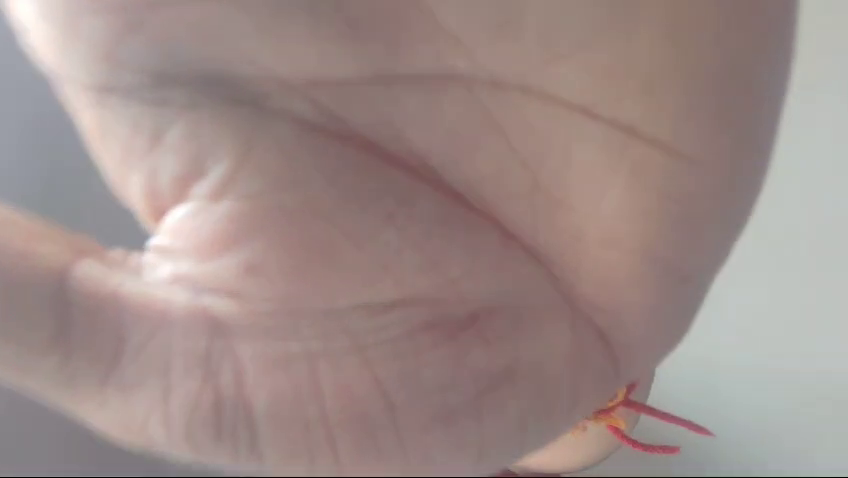
#> input picture frame 36 of WhatsApp Video 2024-09-04 at 3.22.34 PM.mp4, 848 x 478 px, given in place of final.mp4, which was not available
$ python Camera_Tampering_Detection.py   (older library calls are emulated)
#> lines starting #> are read from the running program, lines starting #| are printed output that depends on the picture; after the words box and inside, x2 and y2 are one past the last pixel; in counts of white or black regions, pixels touching at a corner belong together; pictures that were not available may be replaced by others from this repository, and a replacement may not be noted
# import cv2
# import numpy as np
#
# def detect_blur(image, threshold=100):
#     gray_frame = cv2.cvtColor(image, cv2.COLOR_BGR2GRAY)
#     laplacian_var = cv2.Laplacian(gray_frame, cv2.CV_64F).var()
#     # print(f"Blur Metric: {laplacian_var}")
#     return laplacian_var < threshold
#
# def detect_blank(image, dark_threshold=40, bright_threshold=215):
#     gray_frame = cv2.cvtColor(image, cv2.COLOR_BGR2GRAY)
#     mean_pixel_value = np.mean(gray_frame)
#     # print(f"Blank Frame Metric: {mean_pixel_value}")
#     return mean_pixel_value < dark_threshold or mean_pixel_value > bright_threshold
#
# def detect_flash(prev_frame, current_frame, threshold=50):
#     prev_gray = cv2.cvtColor(prev_frame, cv2.COLOR_BGR2GRAY)
#     curr_gray = cv2.cvtColor(current_frame, cv2.COLOR_BGR2GRAY)
#     brightness_diff = np.mean(curr_gray) - np.mean(prev_gray)
#     print(f"Flash Detection Metric: {brightness_diff}")
#     return brightness_diff > threshold
#
# cap = cv2.VideoCapture("WhatsApp Video 2024-09-04 at 3.22.34 PM.mp4")
#
# ret, prev_frame = cap.read()  # Initialize previous frame for flash detection
# while True:
#     ret, frame = cap.read()
#     if not ret:
#         print("Camera tampering detected: No frame captured!")
#         break
#     #
#     # # Detect Blur
#     # if detect_blur(frame):
#     #     print("Camera tampering detected: Blur!")
#     #
#     # # Detect Blank (either too dark or too bright)
#     # if detect_blank(frame):
#     #     print("Camera tampering detected: Blank frame!")
#
#     # Detect Flash
#     if detect_flash(prev_frame, frame):
#         print("Camera tampering detected: Flash!")
#
#     prev_frame = frame  # Update previous frame
#
#     cv2.imshow("Camera Tampering Detection", frame)
#
#     if cv2.waitKey(30) & 0xFF == 27:  # Exit on 'ESC' key press
#         break
#
# cap.release()
# cv2.destroyAllWindows()


import numpy as np
import cv2

cap = cv2.VideoCapture('final.mp4')
fgbg = cv2.createBackgroundSubtractorMOG2(history=500, varThreshold=16, detectShadows=True)
kernel = np.ones((5, 5), np.uint8)

# Define the lookup table
lookuptable = np.empty((1, 256), np.uint8)
lookuptable[0, :] = [np.clip(pow(i / 255.0, 10) * 255.0, 0, 255) for i in range(256)]

flash_threshold = 115  # Adjust this threshold as needed
min_threshold = 500  # Minimum area threshold for considering a flash
max_threshold = 1000  # Maximum area threshold to exclude large bright areas

# Initialize the previous frame's brightness to None
prev_brightness = None

while True:
    ret, frame = cap.read()
#> frame is the input picture: shape (478, 848, 3); mean B, G, R 137.4, 140.7, 158.2
    if not ret or frame is None:
        print("End of frame")
        break

    # Convert the frame to grayscale
    gray_frame = cv2.cvtColor(frame, cv2.COLOR_BGR2GRAY)
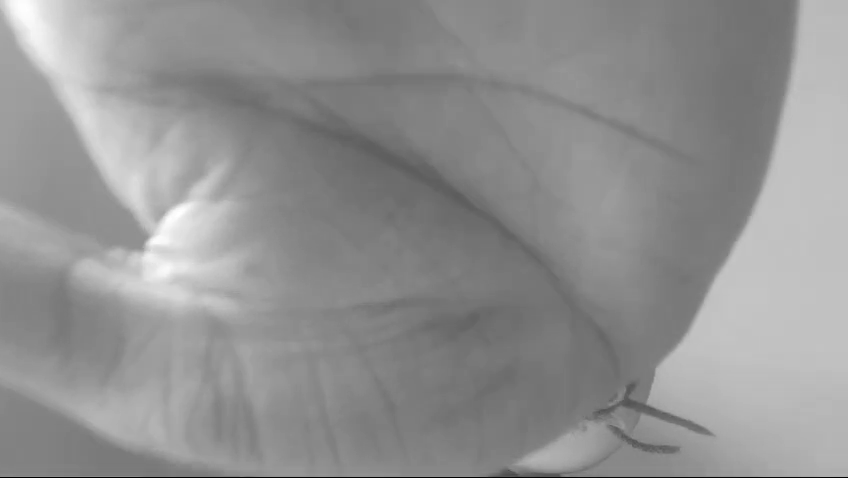
#> gray_frame: shape (478, 848); min 0, max 255, mean 145.5

    # Calculate the average brightness of the frame
    avg_brightness = np.mean(gray_frame)
#> avg_brightness = 145.5

    # Adjust the threshold dynamically based on the average brightness
    dynamic_threshold = max(200, avg_brightness + 50)
#> dynamic_threshold = 200

    # Apply the lookup table to enhance brightness
    res = cv2.LUT(gray_frame, lookuptable)
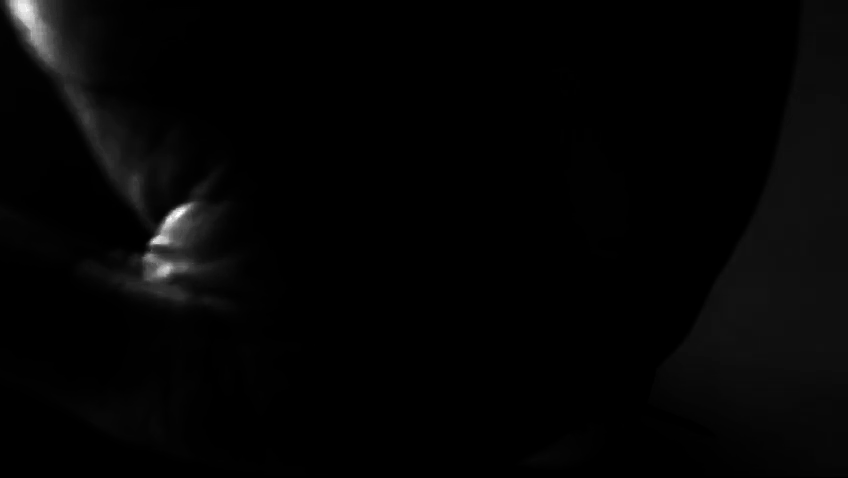
#> res: shape (478, 848); min 0, max 255, mean 4.3

    # Apply thresholding to identify bright regions (potential flash)
    _, binary_img = cv2.threshold(res, dynamic_threshold, 255, cv2.THRESH_BINARY)
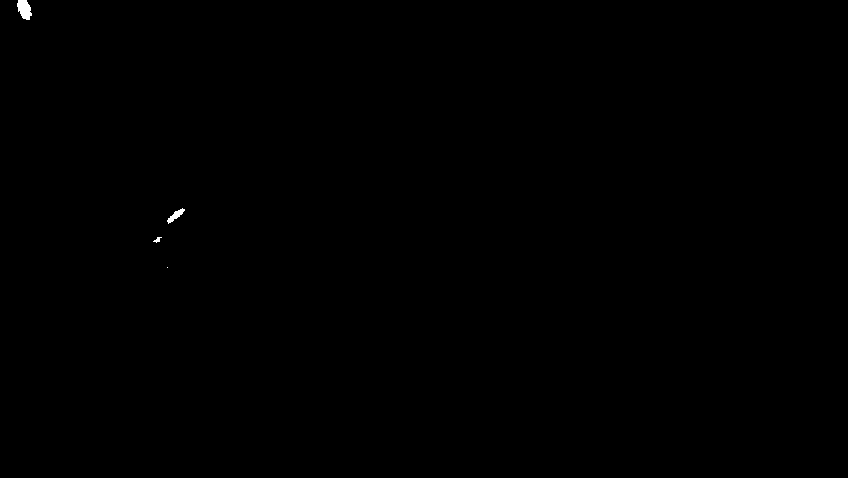
#> binary_img: shape (478, 848); 0.09% white; 4 white regions (1 under 20 px)

    # Find contours in the binary image
    contours, _ = cv2.findContours(binary_img, cv2.RETR_EXTERNAL, cv2.CHAIN_APPROX_SIMPLE)
#> contours = 4 contours, 2 with area under 20; largest, box (x1, y1, x2, y2) and area: (17, 0, 32, 20) 184, (167, 208, 185, 224) 84

    # Create a copy of the original frame for drawing bounding boxes
    img_with_boxes = frame.copy()

    flash_detected = False

    for contour in contours:
        contour_area = cv2.contourArea(contour)
        if contour_area == 0:
            continue

        if contour_area < min_threshold or contour_area > max_threshold:  # Filter based on area
            continue

        x, y, w, h = cv2.boundingRect(contour)
        white_pixel_percentage = (cv2.countNonZero(binary_img[y:y + h, x:x + w]) / contour_area) * 100
        print("white_pixel_percentage: ", white_pixel_percentage)
        if white_pixel_percentage > flash_threshold:
            flash_detected = True
            # Draw a green bounding box around the flash area
            cv2.rectangle(img_with_boxes, (x, y), (x + w, y + h), (0, 255, 0), 2)
#> this loop made 4 passes
#> contour_area on passes 3 to 4: 84.5, 184

    # prev_brightness = current_brightness  # Update the previous brightness

    # Process the frame for tampering detection
    fgmask = fgbg.apply(frame)
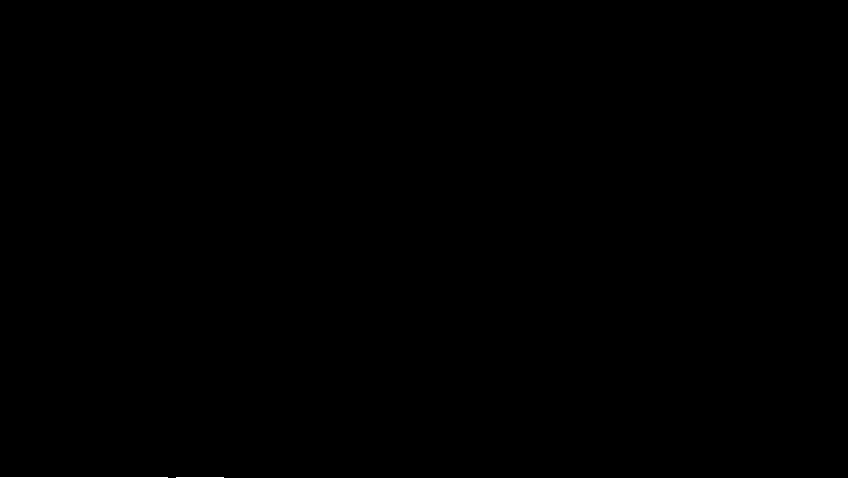
#> fgmask: shape (478, 848); values 127 (black) and 255 (white), 0.05% white in thin lines or dots, all inside (x1, y1, x2, y2) = (0, 477, 224, 478)
    fgmask = cv2.erode(fgmask, kernel, iterations=2)
#> fgmask: shape (478, 848); every value is 127
    fgmask = cv2.dilate(fgmask, kernel, iterations=2)

    contours, _ = cv2.findContours(fgmask, cv2.RETR_TREE, cv2.CHAIN_APPROX_SIMPLE)
#> contours = [[[0, 0], [0, 477], [847, 477], [847, 0]]]
    tampering_detected = False

    for contour in contours:
        x, y, w, h = cv2.boundingRect(contour)
        # print(w, h)
        if w >= 100 or h >= 100:
            contour_area = w * h
            if contour_area >= int(frame.shape[0] * frame.shape[1]) / 3:
                tampering_detected = True
#> this loop made 1 pass
#> (contour, x, y, w, h, contour_area, tampering_detected) on pass 1: ([[0, 0], [0, 477], [847, 477], [847, 0]], 0, 0, 848, 478, 405344, True)

    if tampering_detected:
        cv2.putText(frame, "TAMPERING DETECTED", (5, 30), cv2.FONT_HERSHEY_SIMPLEX, 1, (0, 0, 255), 2)
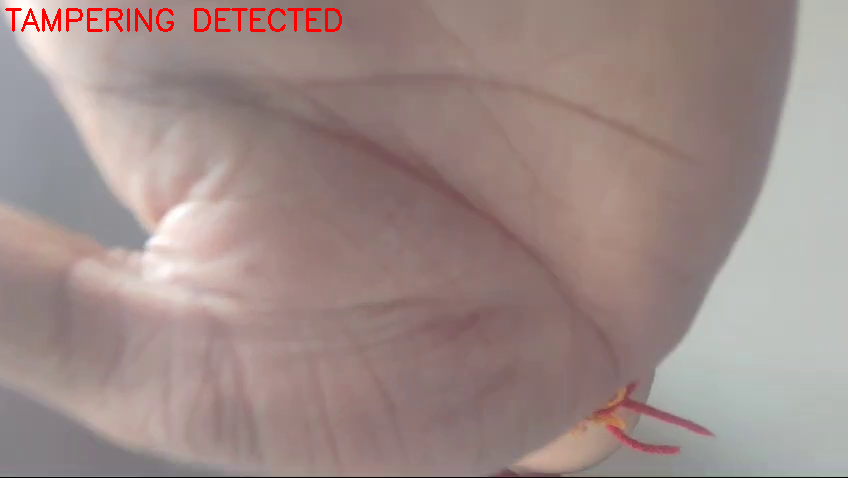
#> frame: shape (478, 848, 3); 0.66% of pixels changed, all inside (x1, y1, x2, y2) = (5, 8, 342, 32)

    if flash_detected:
        # Draw bounding box for flash (you can adjust this part based on your needs)
        cv2.putText(frame, "FLASH DETECTED", (5, 70), cv2.FONT_HERSHEY_SIMPLEX, 1, (0, 0, 255), 2)
        flash_mask = cv2.absdiff(fgmask, gray_frame)
        flash_contours, _ = cv2.findContours(flash_mask, cv2.RETR_TREE, cv2.CHAIN_APPROX_SIMPLE)
        for contour in flash_contours:
            x, y, w, h = cv2.boundingRect(contour)
            if w >= 20 or h >= 20:  # Set appropriate size threshold for flash
                cv2.rectangle(frame, (x, y), (x + w, y + h), (0, 0, 255), 2)

    cv2.imshow('frame', frame)

    if cv2.waitKey(30) & 0xFF == 27:  # Press 'ESC' to exit
#> (key Esc is pressed here)
        break

cap.release()
cv2.destroyAllWindows()

$ run again, starting later in the video
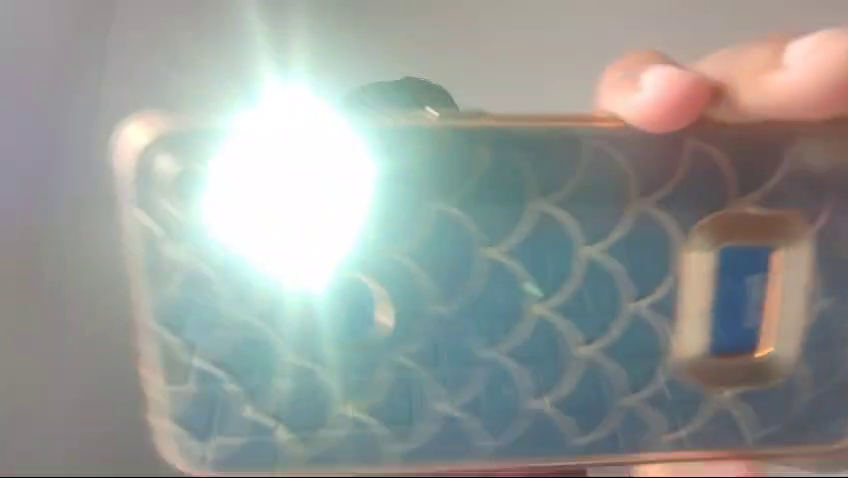
#> input picture frame 292 of WhatsApp Video 2024-09-04 at 3.22.34 PM.mp4, 848 x 478 px, given in place of final.mp4, which was not available
#> frame is the input picture: shape (478, 848, 3); mean B, G, R 151.9, 155.3, 151.3
#> avg_brightness = 153.7
#> dynamic_threshold = 203.7
#> `_, binary_img = cv2.threshold(res, dynamic_threshold, 255, cv2.THRESH_..`:
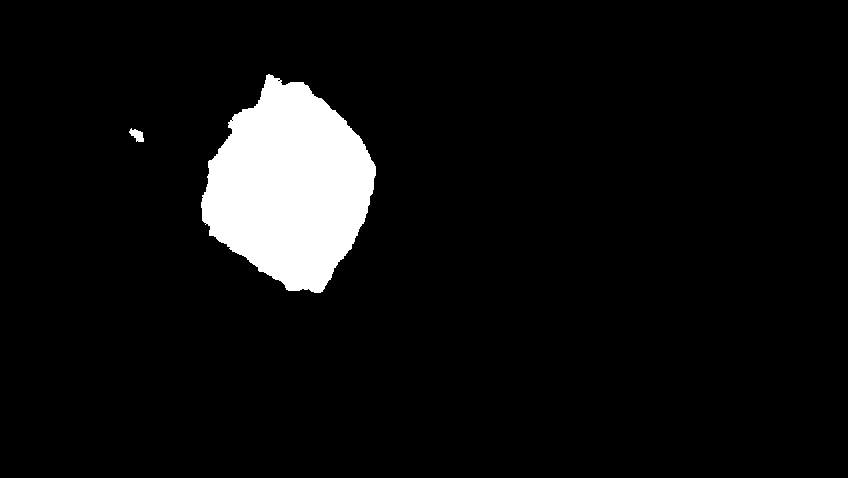
#> binary_img: shape (478, 848); 6.3% white; 2 white regions
#> `contours, _ = cv2.findContours(binary_img, cv2.RETR_EXTERNAL, cv2.CHAI..`: contours = 2 contours; box (x1, y1, x2, y2) and area: (201, 74, 376, 293) 25171, (129, 128, 144, 142) 102
#> the loop `for contour in contours:` made 2 passes
#> contour_area on passes 1 to 2: 102, 25171
#> `contours, _ = cv2.findContours(fgmask, cv2.RETR_TREE, cv2.CHAIN_APPROX..`: contours = [[[0, 0], [0, 477], [847, 477], [847, 0]]]
#> the loop `for contour in contours:` made 1 pass
#> (contour, x, y, w, h, contour_area, tampering_detected) on pass 1: ([[0, 0], [0, 477], [847, 477], [847, 0]], 0, 0, 848, 478, 405344, True)
#> `cv2.putText(frame, "TAMPERING DETECTED", (5, 30), cv2.FONT_HERSHEY_SIM..`:
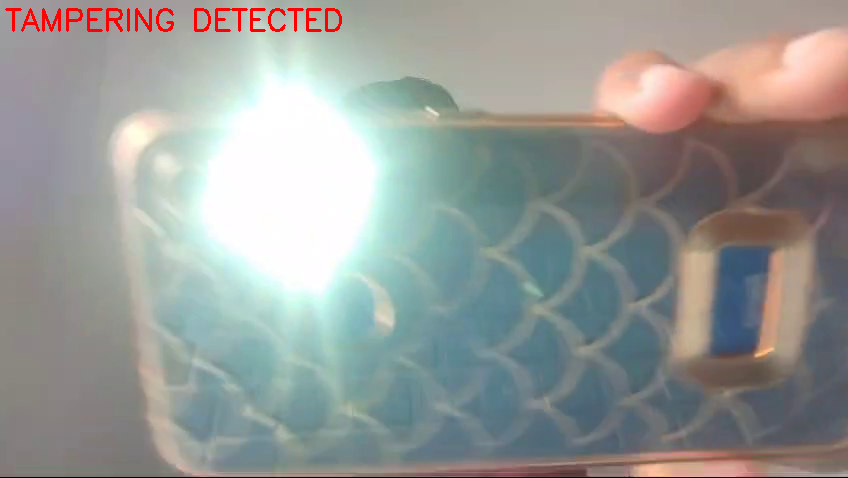
#> frame: shape (478, 848, 3); 0.66% of pixels changed, all inside (x1, y1, x2, y2) = (5, 8, 342, 32)
